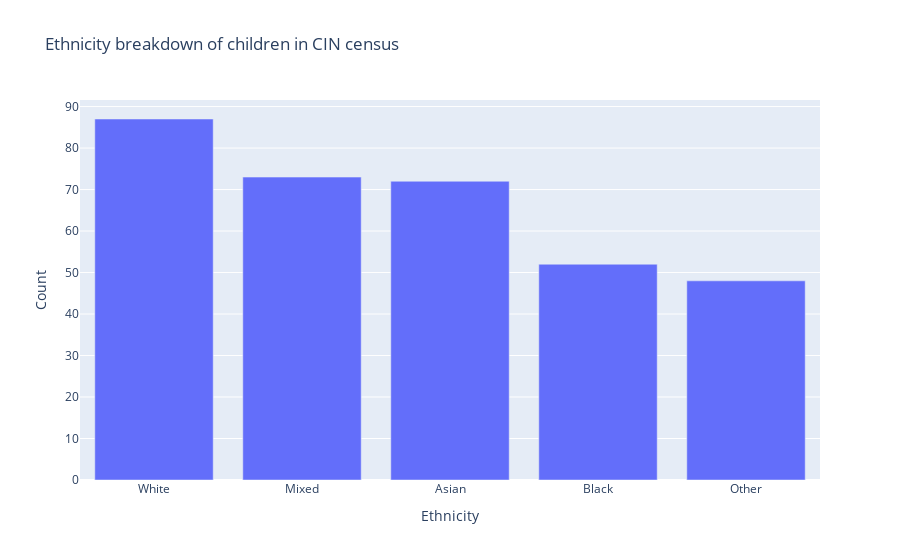
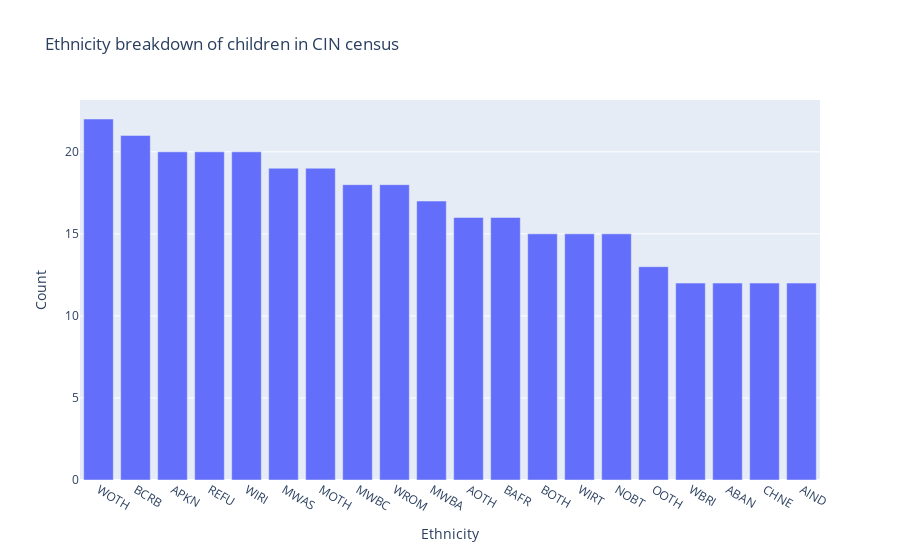

Write notebook code for charts like these, in order.
### Code cell
%matplotlib widget
import pandas as pd
import plotly.express as px

import plotly.graph_objects as go
from ipywidgets import widgets
from ipywidgets import interact, interact_manual, Layout
from IPython.display import display
from IPython.display import display, clear_output

import seaborn as sns
import matplotlib.pyplot as plt
import numpy as np
import scipy.stats as sp
import matplotlib.dates as mdates


from jupyter_dash import JupyterDash
from dash import Dash, html, dcc
# Getting data in from CSVs to dataframes
ChildIdentifiers = pd.read_csv('/workspaces/LA-Analyst-Tinkering/FAKE-CIN-DATA/FakeChildIdentifiers.csv')
CINdetails = pd.read_csv('/workspaces/LA-Analyst-Tinkering/FAKE-CIN-DATA/FakeCINdetails.csv')
ChildCharacteristics = pd.read_csv('/workspaces/LA-Analyst-Tinkering/FAKE-CIN-DATA/FakeChildCharacteristics.csv')
ethnicities_sub = ChildCharacteristics['Ethnicity'].value_counts()
#print(ethnicities)

groupings = {'White' : ['WOTH', 'WIRI', 'WROM', 'WIRT', 'WBRI',],
            'Black' : ['BCRB', 'BAFR', 'BOTH', ],
            'Asian' : ['APKN', 'ABAN', 'AIND', 'CHNE', 'AOTH'],
            'Mixed' : ['MWAS', 'MWBA', 'MOTH', 'MWBC',],
            'Other' : ['REFU', 'NOBT', 'OOTH'],}

# It would be possible to do this with the pandas .map() fucntion if the dicitonary was flat, as in 1 key to 1 vlaue, not a dict of lists.
for k, v in groupings.items():
    ChildCharacteristics.loc[ChildCharacteristics['Ethnicity'].isin(groupings[k]), 'macro_groups'] = k

ethnicities_main = ChildCharacteristics['macro_groups'].value_counts()
group_types = {'Main group' : ethnicities_main, 'Subgroup' : ethnicities_sub}

ethnicity_groupings = widgets.Dropdown(
    options=['Main group', 'Subgroup'],
    value='Main group',
    description='Ethnicity main or subgroups',
)

def dropdown_graph(selection):
    choice = group_types[selection]
    fig = px.bar(choice, x=choice.index, y=choice.values, barmode='group',
        labels={
                     "index": "Ethnicity",
                     "y": "Count",
                 },
        title="Ethnicity breakdown of children in CIN census")
    fig.show()
    

    

interact(dropdown_graph, selection=ethnicity_groupings)

### Figure 1 — Plotly figure (JSON) as saved in the notebook; plotly's stock layout.template omitted (floating-point values rounded to 4 significant figures)
{"data": [{"alignmentgroup": "True", "hovertemplate": "Ethnicity=%{x}<br>Count=%{y}<extra></extra>", "legendgroup": "", "marker": {"color": "#636efa", "pattern": {"shape": ""}}, "name": "", "offsetgroup": "", "orientation": "v", "showlegend": false, "textposition": "auto", "type": "bar", "x": ["White", "Mixed", "Asian", "Black", "Other"], "xaxis": "x", "y": [87, 73, 72, 52, 48], "yaxis": "y"}], "layout": {"barmode": "group", "legend": {"tracegroupgap": 0}, "title": {"text": "Ethnicity breakdown of children in CIN census"}, "xaxis": {"anchor": "y", "domain": [0, 1], "title": {"text": "Ethnicity"}}, "yaxis": {"anchor": "x", "domain": [0, 1], "title": {"text": "Count"}}}}

### Figure 2 — Plotly figure (JSON) as saved in the notebook; plotly's stock layout.template omitted (floating-point values rounded to 4 significant figures)
{"data": [{"alignmentgroup": "True", "hovertemplate": "Ethnicity=%{x}<br>Count=%{y}<extra></extra>", "legendgroup": "", "marker": {"color": "#636efa", "pattern": {"shape": ""}}, "name": "", "offsetgroup": "", "orientation": "v", "showlegend": false, "textposition": "auto", "type": "bar", "x": ["WOTH", "BCRB", "APKN", "REFU", "WIRI", "MWAS", "MOTH", "MWBC", "WROM", "MWBA", "AOTH", "BAFR", "BOTH", "WIRT", "NOBT", "OOTH", "WBRI", "ABAN", "CHNE", "AIND"], "xaxis": "x", "y": [22, 21, 20, 20, 20, 19, 19, 18, 18, 17, 16, 16, 15, 15, 15, 13, 12, 12, 12, 12], "yaxis": "y"}], "layout": {"barmode": "group", "legend": {"tracegroupgap": 0}, "title": {"text": "Ethnicity breakdown of children in CIN census"}, "xaxis": {"anchor": "y", "domain": [0, 1], "title": {"text": "Ethnicity"}}, "yaxis": {"anchor": "x", "domain": [0, 1], "title": {"text": "Count"}}}}
